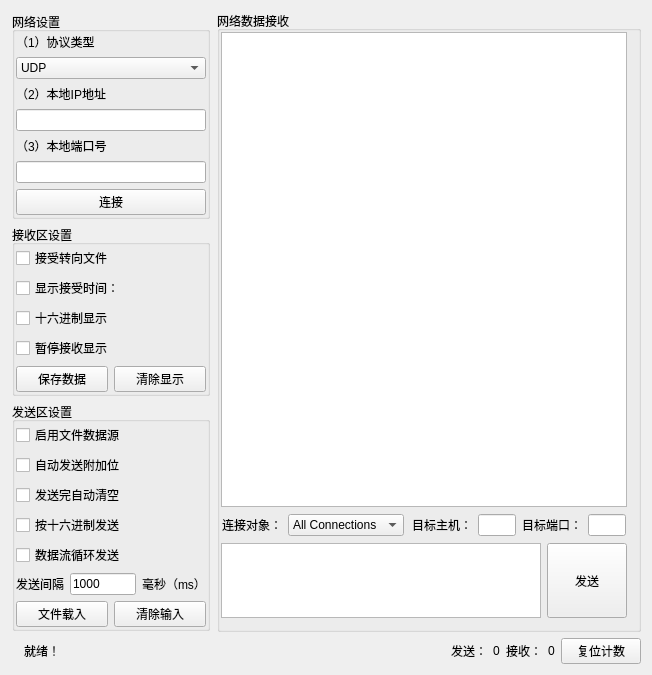
<?xml version="1.0" encoding="UTF-8"?>
<ui version="4.0">
 <class>FNetworkDebuggingAssistantClass</class>
 <widget class="QWidget" name="FNetworkDebuggingAssistantClass">
  <property name="geometry">
   <rect>
    <x>0</x>
    <y>0</y>
    <width>652</width>
    <height>546</height>
   </rect>
  </property>
  <property name="windowTitle">
   <string>FNetworkDebuggingAssistant</string>
  </property>
  <layout class="QVBoxLayout" name="verticalLayout_6">
   <item>
    <layout class="QHBoxLayout" name="horizontalLayout_7">
     <item>
      <widget class="QWidget" name="widgetLeft" native="true">
       <property name="minimumSize">
        <size>
         <width>200</width>
         <height>0</height>
        </size>
       </property>
       <property name="maximumSize">
        <size>
         <width>200</width>
         <height>16777215</height>
        </size>
       </property>
       <layout class="QHBoxLayout" name="horizontalLayout_6">
        <property name="leftMargin">
         <number>1</number>
        </property>
        <property name="topMargin">
         <number>1</number>
        </property>
        <property name="rightMargin">
         <number>1</number>
        </property>
        <property name="bottomMargin">
         <number>1</number>
        </property>
        <item>
         <layout class="QVBoxLayout" name="verticalLayout_5">
          <item>
           <widget class="QGroupBox" name="groupBoxNetSetting">
            <property name="title">
             <string>网络设置</string>
            </property>
            <layout class="QVBoxLayout" name="verticalLayout">
             <property name="leftMargin">
              <number>1</number>
             </property>
             <property name="topMargin">
              <number>1</number>
             </property>
             <property name="rightMargin">
              <number>1</number>
             </property>
             <property name="bottomMargin">
              <number>1</number>
             </property>
             <item>
              <widget class="QLabel" name="label">
               <property name="text">
                <string>（1）协议类型</string>
               </property>
              </widget>
             </item>
             <item>
              <widget class="QComboBox" name="comboBoxType">
               <item>
                <property name="text">
                 <string>UDP</string>
                </property>
               </item>
               <item>
                <property name="text">
                 <string>TCP Client</string>
                </property>
               </item>
               <item>
                <property name="text">
                 <string>TCP Server</string>
                </property>
               </item>
              </widget>
             </item>
             <item>
              <widget class="QLabel" name="label_2">
               <property name="text">
                <string>（2）本地IP地址</string>
               </property>
              </widget>
             </item>
             <item>
              <widget class="QLineEdit" name="lineEditIpAddress">
               <property name="contextMenuPolicy">
                <enum>Qt::ActionsContextMenu</enum>
               </property>
              </widget>
             </item>
             <item>
              <widget class="QLabel" name="label_3">
               <property name="text">
                <string>（3）本地端口号</string>
               </property>
              </widget>
             </item>
             <item>
              <widget class="QLineEdit" name="lineEditPort"/>
             </item>
             <item>
              <widget class="QPushButton" name="pushButtonConnect">
               <property name="text">
                <string>连接</string>
               </property>
              </widget>
             </item>
            </layout>
           </widget>
          </item>
          <item>
           <widget class="QGroupBox" name="groupBoxReceiveArea">
            <property name="title">
             <string>接收区设置</string>
            </property>
            <layout class="QVBoxLayout" name="verticalLayout_2">
             <property name="leftMargin">
              <number>1</number>
             </property>
             <property name="topMargin">
              <number>1</number>
             </property>
             <property name="rightMargin">
              <number>1</number>
             </property>
             <property name="bottomMargin">
              <number>1</number>
             </property>
             <item>
              <widget class="QCheckBox" name="checkBoxFile">
               <property name="text">
                <string>接受转向文件</string>
               </property>
              </widget>
             </item>
             <item>
              <widget class="QCheckBox" name="checkBoxTime">
               <property name="text">
                <string>显示接受时间：</string>
               </property>
              </widget>
             </item>
             <item>
              <widget class="QCheckBox" name="checkBox0x">
               <property name="text">
                <string>十六进制显示</string>
               </property>
              </widget>
             </item>
             <item>
              <widget class="QCheckBox" name="checkBoxPause">
               <property name="text">
                <string>暂停接收显示</string>
               </property>
              </widget>
             </item>
             <item>
              <layout class="QHBoxLayout" name="horizontalLayout">
               <item>
                <widget class="QPushButton" name="pushButtonSave">
                 <property name="text">
                  <string>保存数据</string>
                 </property>
                </widget>
               </item>
               <item>
                <widget class="QPushButton" name="pushButtonClearJOutPut">
                 <property name="text">
                  <string>清除显示</string>
                 </property>
                </widget>
               </item>
              </layout>
             </item>
            </layout>
            <zorder>checkBoxFile</zorder>
            <zorder>checkBox0x</zorder>
            <zorder>checkBoxPause</zorder>
            <zorder>checkBoxTime</zorder>
           </widget>
          </item>
          <item>
           <widget class="QGroupBox" name="groupBoxSendArea">
            <property name="title">
             <string>发送区设置</string>
            </property>
            <layout class="QVBoxLayout" name="verticalLayout_3">
             <property name="leftMargin">
              <number>1</number>
             </property>
             <property name="topMargin">
              <number>1</number>
             </property>
             <property name="rightMargin">
              <number>1</number>
             </property>
             <property name="bottomMargin">
              <number>1</number>
             </property>
             <item>
              <widget class="QCheckBox" name="checkBoxFileDataSource">
               <property name="text">
                <string>启用文件数据源</string>
               </property>
              </widget>
             </item>
             <item>
              <widget class="QCheckBox" name="checkBoxAdd">
               <property name="text">
                <string>自动发送附加位</string>
               </property>
              </widget>
             </item>
             <item>
              <widget class="QCheckBox" name="checkBoxClear">
               <property name="text">
                <string>发送完自动清空</string>
               </property>
              </widget>
             </item>
             <item>
              <widget class="QCheckBox" name="checkBoxSend0x">
               <property name="text">
                <string>按十六进制发送</string>
               </property>
              </widget>
             </item>
             <item>
              <widget class="QCheckBox" name="checkBoxLoop">
               <property name="text">
                <string>数据流循环发送</string>
               </property>
              </widget>
             </item>
             <item>
              <layout class="QHBoxLayout" name="horizontalLayout_2">
               <item>
                <widget class="QLabel" name="label_4">
                 <property name="text">
                  <string>发送间隔</string>
                 </property>
                </widget>
               </item>
               <item>
                <widget class="QLineEdit" name="lineEditSpacer">
                 <property name="text">
                  <string>1000</string>
                 </property>
                </widget>
               </item>
               <item>
                <widget class="QLabel" name="label_5">
                 <property name="text">
                  <string>毫秒（ms）</string>
                 </property>
                </widget>
               </item>
              </layout>
             </item>
             <item>
              <layout class="QHBoxLayout" name="horizontalLayout_3">
               <item>
                <widget class="QPushButton" name="pushButtonLoadFile">
                 <property name="text">
                  <string>文件载入</string>
                 </property>
                </widget>
               </item>
               <item>
                <widget class="QPushButton" name="pushButtonClearInput">
                 <property name="text">
                  <string>清除输入</string>
                 </property>
                </widget>
               </item>
              </layout>
             </item>
            </layout>
           </widget>
          </item>
         </layout>
        </item>
       </layout>
      </widget>
     </item>
     <item>
      <widget class="QGroupBox" name="groupBox">
       <property name="title">
        <string>网络数据接收</string>
       </property>
       <layout class="QVBoxLayout" name="verticalLayout_4">
        <property name="leftMargin">
         <number>1</number>
        </property>
        <property name="topMargin">
         <number>1</number>
        </property>
        <item>
         <widget class="QTextEdit" name="textEditOutPut"/>
        </item>
        <item>
         <layout class="QHBoxLayout" name="horizontalLayout_12">
          <item>
           <widget class="QWidget" name="widgetServer" native="true">
            <layout class="QHBoxLayout" name="horizontalLayout_10">
             <property name="leftMargin">
              <number>1</number>
             </property>
             <property name="topMargin">
              <number>1</number>
             </property>
             <property name="rightMargin">
              <number>1</number>
             </property>
             <property name="bottomMargin">
              <number>1</number>
             </property>
             <item>
              <layout class="QHBoxLayout" name="horizontalLayout_9">
               <item>
                <widget class="QLabel" name="label_10">
                 <property name="text">
                  <string>连接对象：</string>
                 </property>
                </widget>
               </item>
               <item>
                <widget class="QComboBox" name="comboBoxConnectionObject">
                 <item>
                  <property name="text">
                   <string>All Connections</string>
                  </property>
                 </item>
                </widget>
               </item>
              </layout>
             </item>
            </layout>
           </widget>
          </item>
          <item>
           <widget class="QWidget" name="widgetClient" native="true">
            <layout class="QHBoxLayout" name="horizontalLayout_11">
             <property name="leftMargin">
              <number>1</number>
             </property>
             <property name="topMargin">
              <number>1</number>
             </property>
             <property name="rightMargin">
              <number>1</number>
             </property>
             <property name="bottomMargin">
              <number>1</number>
             </property>
             <item>
              <layout class="QHBoxLayout" name="horizontalLayout_8">
               <item>
                <widget class="QLabel" name="label_7">
                 <property name="text">
                  <string>目标主机：</string>
                 </property>
                </widget>
               </item>
               <item>
                <widget class="QLineEdit" name="lineEditTargetIp"/>
               </item>
               <item>
                <widget class="QLabel" name="label_9">
                 <property name="text">
                  <string>目标端口：</string>
                 </property>
                </widget>
               </item>
               <item>
                <widget class="QLineEdit" name="lineEditTargetPort"/>
               </item>
              </layout>
             </item>
            </layout>
            <zorder></zorder>
           </widget>
          </item>
         </layout>
        </item>
        <item>
         <layout class="QHBoxLayout" name="horizontalLayout_4">
          <item>
           <widget class="QTextEdit" name="textEdit">
            <property name="sizePolicy">
             <sizepolicy hsizetype="Expanding" vsizetype="Preferred">
              <horstretch>0</horstretch>
              <verstretch>0</verstretch>
             </sizepolicy>
            </property>
            <property name="minimumSize">
             <size>
              <width>0</width>
              <height>75</height>
             </size>
            </property>
            <property name="maximumSize">
             <size>
              <width>16777215</width>
              <height>75</height>
             </size>
            </property>
           </widget>
          </item>
          <item>
           <widget class="QPushButton" name="pushButtonSend">
            <property name="sizePolicy">
             <sizepolicy hsizetype="Minimum" vsizetype="Preferred">
              <horstretch>0</horstretch>
              <verstretch>0</verstretch>
             </sizepolicy>
            </property>
            <property name="maximumSize">
             <size>
              <width>16777215</width>
              <height>75</height>
             </size>
            </property>
            <property name="text">
             <string>发送</string>
            </property>
           </widget>
          </item>
         </layout>
        </item>
       </layout>
      </widget>
     </item>
    </layout>
   </item>
   <item>
    <layout class="QHBoxLayout" name="horizontalLayout_5">
     <item>
      <widget class="QLabel" name="labelPicture">
       <property name="text">
        <string/>
       </property>
      </widget>
     </item>
     <item>
      <widget class="QLabel" name="labelInfo">
       <property name="text">
        <string>就绪！</string>
       </property>
      </widget>
     </item>
     <item>
      <spacer name="horizontalSpacer">
       <property name="orientation">
        <enum>Qt::Horizontal</enum>
       </property>
       <property name="sizeHint" stdset="0">
        <size>
         <width>40</width>
         <height>20</height>
        </size>
       </property>
      </spacer>
     </item>
     <item>
      <widget class="QLabel" name="label_6">
       <property name="text">
        <string>发送：</string>
       </property>
      </widget>
     </item>
     <item>
      <widget class="QLabel" name="labelSendSize">
       <property name="text">
        <string>0</string>
       </property>
      </widget>
     </item>
     <item>
      <widget class="QLabel" name="label_8">
       <property name="text">
        <string>接收：</string>
       </property>
      </widget>
     </item>
     <item>
      <widget class="QLabel" name="labelRevSize">
       <property name="text">
        <string>0</string>
       </property>
      </widget>
     </item>
     <item>
      <widget class="QPushButton" name="pushButtonResetCount">
       <property name="text">
        <string>复位计数</string>
       </property>
      </widget>
     </item>
    </layout>
   </item>
  </layout>
 </widget>
 <layoutdefault spacing="6" margin="11"/>
 <resources>
  <include location="FNetworkDebuggingAssistant.qrc"/>
 </resources>
 <connections/>
</ui>
